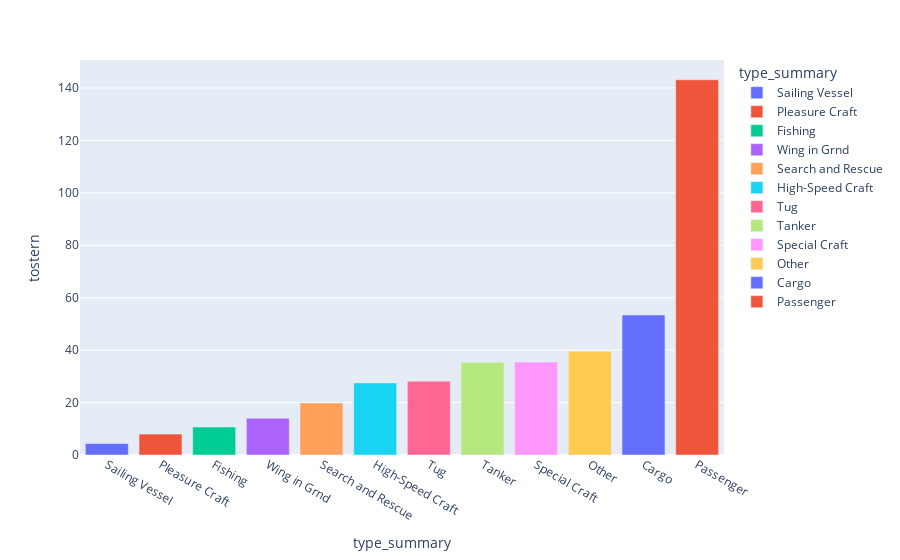

Notebook code cell kept with this figure:
### Code cell
px.bar(meandf.sort_values('tostern'), x='type_summary', y='tostern', color='type_summary')

### Figure 1 — Plotly figure (JSON) as saved in the notebook; plotly's stock layout.template omitted (floating-point values rounded to 4 significant figures)
{"data": [{"alignmentgroup": "True", "hovertemplate": "type_summary=%{x}<br>tostern=%{y}<extra></extra>", "legendgroup": "Sailing Vessel", "marker": {"color": "#636efa"}, "name": "Sailing Vessel", "offsetgroup": "Sailing Vessel", "orientation": "v", "showlegend": true, "textposition": "auto", "type": "bar", "x": ["Sailing Vessel"], "xaxis": "x", "y": [4.385], "yaxis": "y"}, {"alignmentgroup": "True", "hovertemplate": "type_summary=%{x}<br>tostern=%{y}<extra></extra>", "legendgroup": "Pleasure Craft", "marker": {"color": "#EF553B"}, "name": "Pleasure Craft", "offsetgroup": "Pleasure Craft", "orientation": "v", "showlegend": true, "textposition": "auto", "type": "bar", "x": ["Pleasure Craft"], "xaxis": "x", "y": [7.969], "yaxis": "y"}, {"alignmentgroup": "True", "hovertemplate": "type_summary=%{x}<br>tostern=%{y}<extra></extra>", "legendgroup": "Fishing", "marker": {"color": "#00cc96"}, "name": "Fishing", "offsetgroup": "Fishing", "orientation": "v", "showlegend": true, "textposition": "auto", "type": "bar", "x": ["Fishing"], "xaxis": "x", "y": [10.66], "yaxis": "y"}, {"alignmentgroup": "True", "hovertemplate": "type_summary=%{x}<br>tostern=%{y}<extra></extra>", "legendgroup": "Wing in Grnd", "marker": {"color": "#ab63fa"}, "name": "Wing in Grnd", "offsetgroup": "Wing in Grnd", "orientation": "v", "showlegend": true, "textposition": "auto", "type": "bar", "x": ["Wing in Grnd"], "xaxis": "x", "y": [14], "yaxis": "y"}, {"alignmentgroup": "True", "hovertemplate": "type_summary=%{x}<br>tostern=%{y}<extra></extra>", "legendgroup": "Search and Rescue", "marker": {"color": "#FFA15A"}, "name": "Search and Rescue", "offsetgroup": "Search and Rescue", "orientation": "v", "showlegend": true, "textposition": "auto", "type": "bar", "x": ["Search and Rescue"], "xaxis": "x", "y": [19.8], "yaxis": "y"}, {"alignmentgroup": "True", "hovertemplate": "type_summary=%{x}<br>tostern=%{y}<extra></extra>", "legendgroup": "High-Speed Craft", "marker": {"color": "#19d3f3"}, "name": "High-Speed Craft", "offsetgroup": "High-Speed Craft", "orientation": "v", "showlegend": true, "textposition": "auto", "type": "bar", "x": ["High-Speed Craft"], "xaxis": "x", "y": [27.5], "yaxis": "y"}, {"alignmentgroup": "True", "hovertemplate": "type_summary=%{x}<br>tostern=%{y}<extra></extra>", "legendgroup": "Tug", "marker": {"color": "#FF6692"}, "name": "Tug", "offsetgroup": "Tug", "orientation": "v", "showlegend": true, "textposition": "auto", "type": "bar", "x": ["Tug"], "xaxis": "x", "y": [28.18], "yaxis": "y"}, {"alignmentgroup": "True", "hovertemplate": "type_summary=%{x}<br>tostern=%{y}<extra></extra>", "legendgroup": "Tanker", "marker": {"color": "#B6E880"}, "name": "Tanker", "offsetgroup": "Tanker", "orientation": "v", "showlegend": true, "textposition": "auto", "type": "bar", "x": ["Tanker"], "xaxis": "x", "y": [35.33], "yaxis": "y"}, {"alignmentgroup": "True", "hovertemplate": "type_summary=%{x}<br>tostern=%{y}<extra></extra>", "legendgroup": "Special Craft", "marker": {"color": "#FF97FF"}, "name": "Special Craft", "offsetgroup": "Special Craft", "orientation": "v", "showlegend": true, "textposition": "auto", "type": "bar", "x": ["Special Craft"], "xaxis": "x", "y": [35.46], "yaxis": "y"}, {"alignmentgroup": "True", "hovertemplate": "type_summary=%{x}<br>tostern=%{y}<extra></extra>", "legendgroup": "Other", "marker": {"color": "#FECB52"}, "name": "Other", "offsetgroup": "Other", "orientation": "v", "showlegend": true, "textposition": "auto", "type": "bar", "x": ["Other"], "xaxis": "x", "y": [39.55], "yaxis": "y"}, {"alignmentgroup": "True", "hovertemplate": "type_summary=%{x}<br>tostern=%{y}<extra></extra>", "legendgroup": "Cargo", "marker": {"color": "#636efa"}, "name": "Cargo", "offsetgroup": "Cargo", "orientation": "v", "showlegend": true, "textposition": "auto", "type": "bar", "x": ["Cargo"], "xaxis": "x", "y": [53.41], "yaxis": "y"}, {"alignmentgroup": "True", "hovertemplate": "type_summary=%{x}<br>tostern=%{y}<extra></extra>", "legendgroup": "Passenger", "marker": {"color": "#EF553B"}, "name": "Passenger", "offsetgroup": "Passenger", "orientation": "v", "showlegend": true, "textposition": "auto", "type": "bar", "x": ["Passenger"], "xaxis": "x", "y": [143.1], "yaxis": "y"}], "layout": {"barmode": "relative", "legend": {"title": {"text": "type_summary"}, "tracegroupgap": 0}, "margin": {"t": 60}, "xaxis": {"anchor": "y", "categoryarray": ["Sailing Vessel", "Pleasure Craft", "Fishing", "Wing in Grnd", "Search and Rescue", "High-Speed Craft", "Tug", "Tanker", "Special Craft", "Other", "Cargo", "Passenger"], "categoryorder": "array", "domain": [0, 1], "title": {"text": "type_summary"}}, "yaxis": {"anchor": "x", "domain": [0, 1], "title": {"text": "tostern"}}}}
